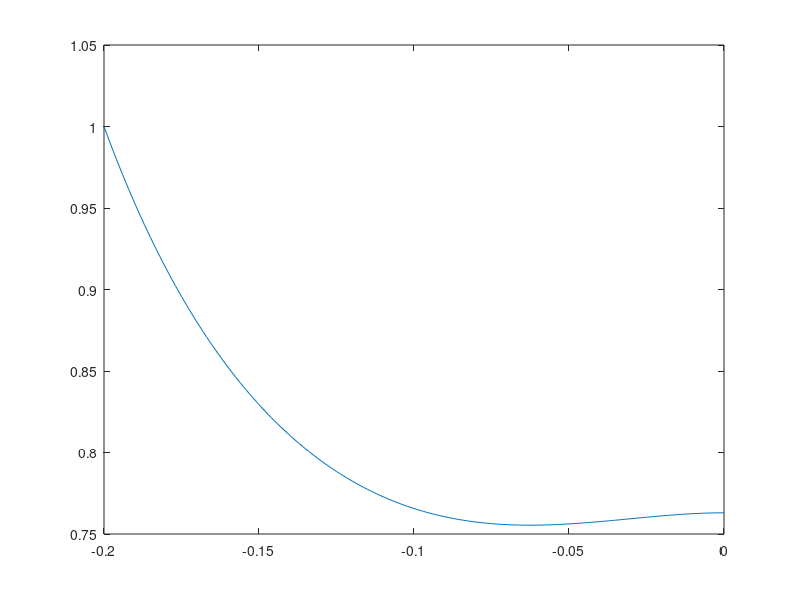
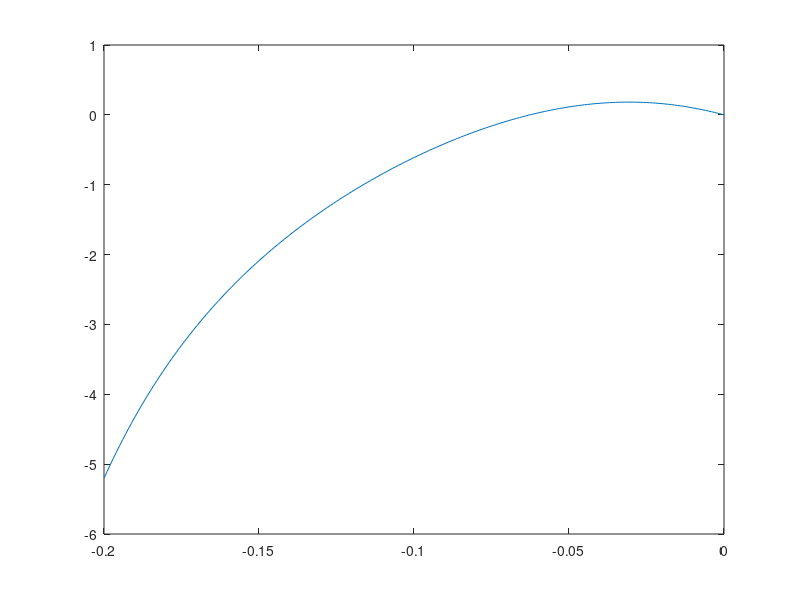
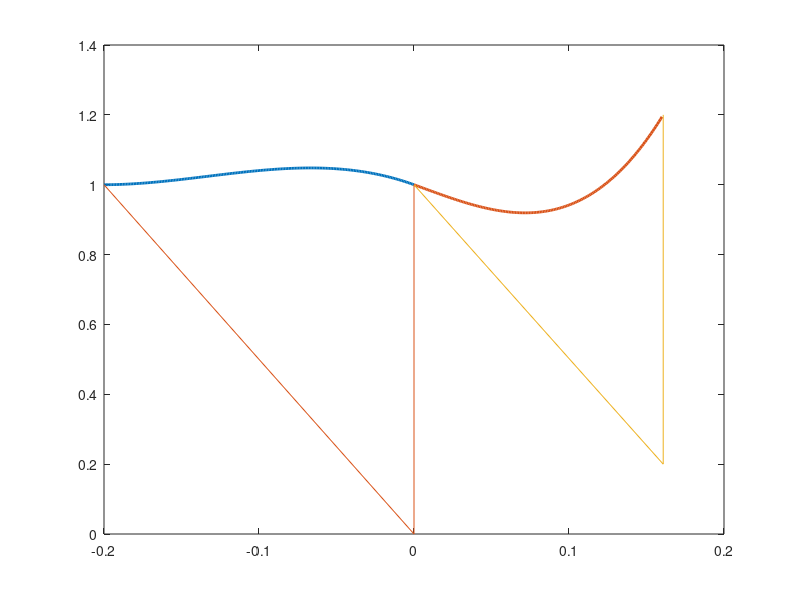

Source code (MATLAB) for these figures, in order: (Note: this script raises an error after producing the figures.)
clc;clear;close all;
g=9.81;

fstConst= [1 0 0 0];
fstObj =  1.0;
maxHeight=1.05;
maxLengthSquared=1.1;
stepUp=0.2;

%% First step
x=-0.2;
z=1;
dx=1.0;
dz=0.0;

X0=[x:0.001:0];
zf = 1.0;
dxf= 0;

A = [fstConst;
    1 x x^2 x^3 ; % x^4
    0 1 2*x 3*x^2 ; % 4*x^3
    (3/2)*g*x^2 g*x^3 (3/4)*g*x^4 (3/5)*g*x^5 ]; % (3/6)*g*x^6

Ainv= inv(A);
iter = 0;
for i=1:100000
k = (1/2)*(dx*z - dz*x)^2 + g*(x^2)*z-0.5*(zf^2)*(dxf^2);


c = Ainv*[fstObj z dz/dx k]';

c0 = c(1);
c1 = c(2);
c2 = c(3);
c3 = c(4);
c4=0;

% xmax = (-2*c2-sqrt(4*c2^2-12*c3*c1))/(6*c3);
% 
% zmax = c0 + c1*xmax+c2*xmax^2+c3*xmax^3;
% if (zmax<maxHeight) %&& (sqrt(x^2+z^2)*(g+(2*c2+6*c3*x).*dx^2)/(c0-c2*x^2-2*c3*x^3)<30)
%     break
% end

xl2max1 = (-4*c2^2+sqrt(16*c2^4-24*(c3^2)*(2+2*c1^2)))/(12*c3^2);
xlmax1=-sqrt(abs(xl2max1));

l2max = xlmax1^2 + (c0 + c1*xlmax1+c2*xlmax1^2+c3*xlmax1^3)^2;
if (l2max<maxLengthSquared)
    break
end

dxf=dxf+0.001;% + (l2max-maxLengthSquared)*0.01;
iter = iter+1;
end

%% Second step
x1=-sqrt(c0/g)*dxf*0.66; %-0.319275
z1= c0-stepUp;
dx1=dxf;
dz1=c1*dxf;

X1=[x1:0.001:0];
zf1 = 1.0;
dxf1= 0;

A1 = [1 0 0 0;
    1 x1 x1^2 x1^3 ; % x^4
    0 1 2*x1 3*x1^2 ; % 4*x^3
    (3/2)*g*x1^2 g*x1^3 (3/4)*g*x1^4 (3/5)*g*x1^5 ]; % (3/6)*g*x^6

Ainv1= inv(A1);
iter1 = 0;
for i=1:100000
k1 = (1/2)*(dx1*z1 - dz1*x1)^2 + g*(x1^2)*z1-0.5*(zf1^2)*(dxf1^2);

c_1 = Ainv1*[zf1 z1 dz1/dx1 k1]';

c01 = c_1(1);
c11 = c_1(2);
c21 = c_1(3);
c31 = c_1(4);
c41=0;

xmax11 = (-2*c21+sqrt(4*c21^2-12*c31*c11))/(6*c31);
xmax21 = (-2*c21-sqrt(4*c21^2-12*c31*c11))/(6*c31);
xmax_1=max(xmax11,xmax21); % the peak within the interval is always the highest x
zmax1 = c01 + c11*xmax_1+c21*xmax_1^2+c31*xmax_1^3;
if (zmax1<maxHeight) %&& (sqrt(x^2+z^2)*(g+(2*c2+6*c3*x).*dx^2)/(c0-c2*x^2-2*c3*x^3)<30) 
    break
end

% xl2max11 = (-4*c21^2+sqrt(16*c21^4-24*(c31^2)*(2+2*c11^2)))/(12*c31^2);
% xl2max21 = (-4*c21^2-sqrt(16*c21^4-24*(c31^2)*(2+2*c11^2)))/(12*c31^2);
% xlmax11=-abs(sqrt(max(xl2max11,xl2max21)));
% 
% l2max1 = xlmax11^2 + (c01 + c11*xlmax11+c21*xlmax11^2+c31*xlmax11^3)^2;
% if (l2max1<maxLengthSquared)
%     break
% end

dxf1=dxf1+0.001;% + (l2max-maxLengthSquared)*0.01;
iter1 = iter1+1;
end

%% plotting
Fx0=c0+c1.*X0+c2.*X0.^2+c3*X0.^3;
Fx1=c01+c11.*X1+c21.*X1.^2+c31*X1.^3;

dX0=(((c0^2)*(dxf^2) + (c0*X0.^2 - 0.5*c2*X0.^4 - (4/5)*c3*X0.^5)*g).^(0.5))./(c0 - c2*X0.^2 - 2*c3*X0.^3);
dX0dx1 = (c0^2)*(dxf^2)*(2*c2 + 6*c3.*X0);
dX0dx2 = g*(c0^2 + 2*c0*c3*X0.^3 + (c3*X0.^5).*(-0.6*c2-0.8*c3.*X0));
dX0dx3 = (c0 + (X0.^2).*(-c2 -2*c3*X0)).^2;
dX0dx4 = ((c0^2)*(dxf^2) + (c0*X0.^2 - 0.5*c2*X0.^4 - (4/5)*c3*X0.^5)*g).^(0.5);
dX0dx = X0.*(dX0dx1 + dX0dx2)./(dX0dx3.*dX0dx4);



figure;
plot(X0,dX0);
figure;
plot(X0,dX0dx);

figure;
plot(X0,Fx0,'linewidth',2);
hold on;
line([0,x],[0,z])
line([0,0],[0,c0])
plot(X1-x1,Fx1+stepUp,'linewidth',2);
line([-x1,0],[stepUp,stepUp+z1]);
line([-x1,-x1],[stepUp,stepUp+zf1]);
circle(0,0,sqrt(maxLengthSquared));
circle(-x1,0+stepUp,sqrt(maxLengthSquared));
% Xline=[-1:0.01:1];
% Zmax= 0*Xline+maxHeight;
% hold on;
% plot(Xline,Zmax);
axis([-0.4 0.4 0.0 1.5])
xlabel('x','FontSize', 35)
ylabel('z','FontSize', 35)
grid off;
legend(num2str(dxf),num2str(dxf1));
axis equal
axis([-0.4 0.4 0.0 1.5])
iter
opts.Format = 'eps';
opts.Color = 'CMYK';
opts.Resolution = 10000000;
set(gca,'LineWidth',1)
set(gca,'GridAlpha',0.4)
exportfig(gcf,'cubicPolMultiStepUp.eps', opts)

u = (g+(2*c2+6*c3*x).*dx^2)/(c0-c2*x^2-2*c3*x^3);
% figure;
% plot(X,u);
% axis([-0.3 0 0 100]);
fgr = 10*sqrt(z^2+x^2)*u
time_est= ((c0 + c1*x +c2*x^2+c3*x^3)/(c1 + 2*c2*x + 3*c3*x^2))%+c0/c1


X=-1:0.0001:1;
Y=c0+c1.*X+c2.*X.^2+c3*X.^3;
figure;
plot(X,Y);

% circle(0,0,sqrt(maxLengthSquared));
Xline=[-1:0.01:1];
Zmax= 0*Xline+maxHeight;
hold on;
plot(Xline,Zmax);
axis equal
axis([-0.5 0.5 0.5 1.5])
xlabel('x','FontSize', 35)
ylabel('z','FontSize', 35)
opts.Format = 'eps';
opts.Color = 'CMYK';
opts.Resolution = 10000000;
set(gca,'LineWidth',1)
set(gca,'GridAlpha',0.4)
%exportfig(gcf,'cubicPolAndLine.eps', opts)


fx=c0+c1*x+c2*x^2+c3*x^3;
dfx=c1+2*c2*x+3*c3*x^2;
ddfx=2*c2 +6*c3*x;

b = inv([1 0 0; 0 1 0; 0 0 2;])*[1 0 ddfx*dx^2]';


% tspan = [0:0.01:150];
% [t,y] =ode45(@qfunOptimizationHandwritten, tspan, [x;dx;z;dz]);
